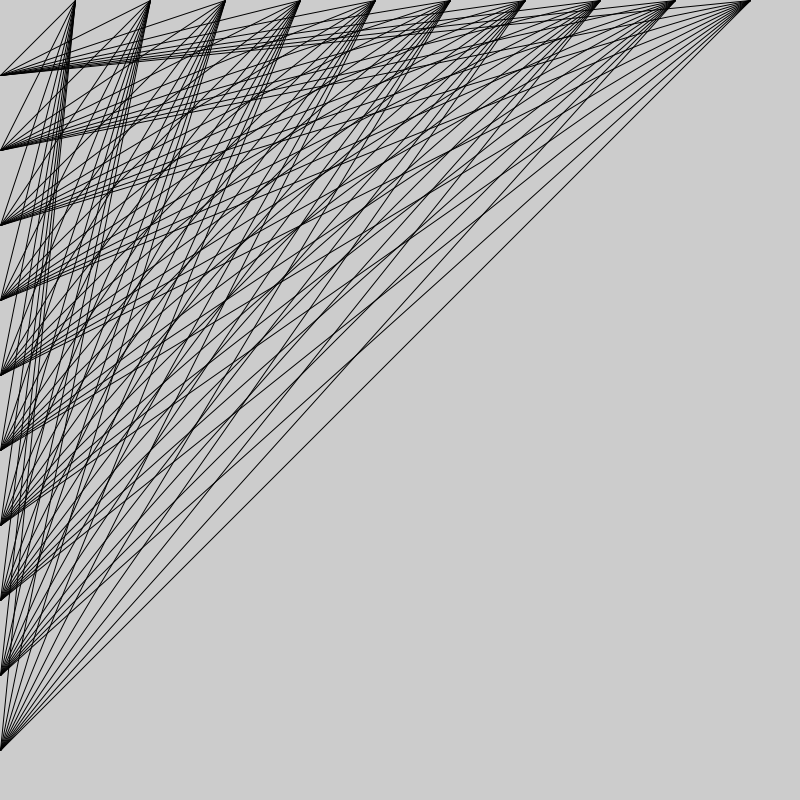
Frame 1 (no input)
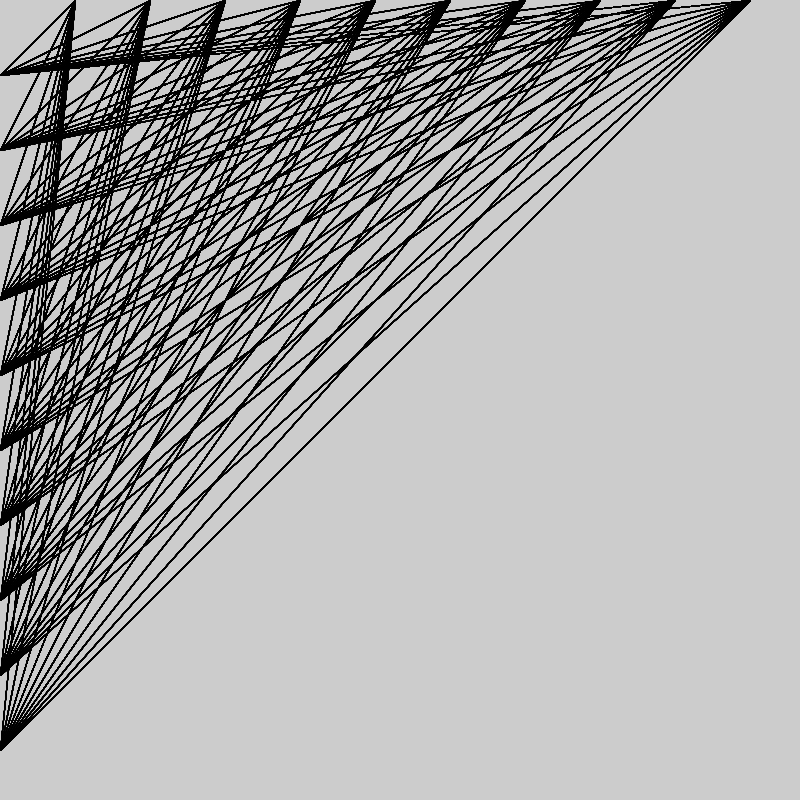
Frame 60 (the mouse pressed at the canvas centre just before this capture)
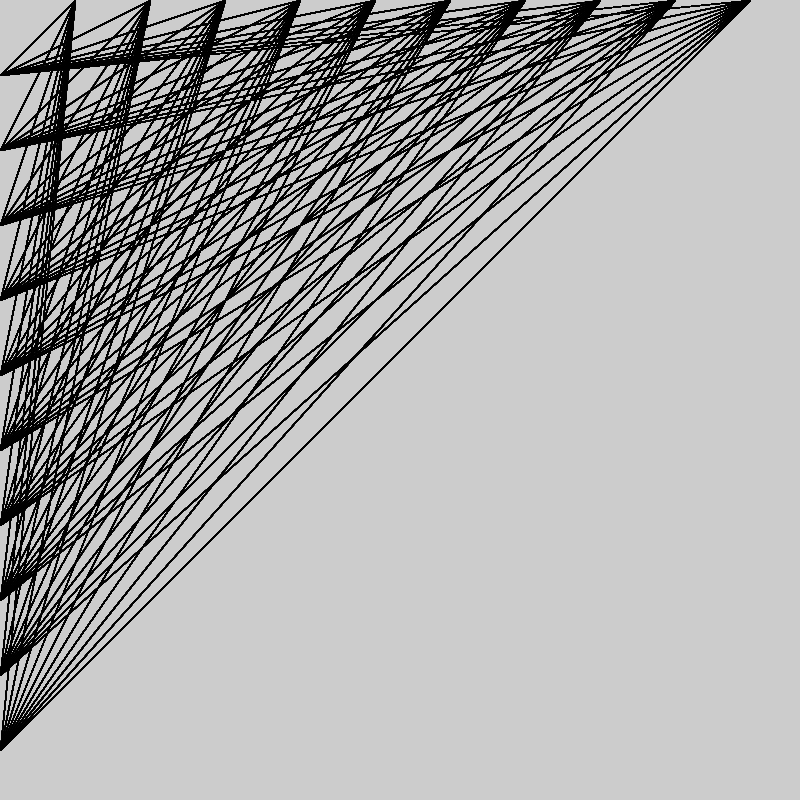
Frame 120 (the mouse held since frame 60 and released just before this capture)

The Processing sketch that drew these frames (run headless with seeded random() and noise(); from frame 60 on, the mouse is pressed at the canvas centre):

// Processing sketch: HW1d_connectPoint_Ver_1_by_Qiming
// ── HW1d_connectPoint_Ver_1_by_Qiming.pde
/***************************************************
Programmed by Qiming Zhou, ID 10415752
Processing 3.2.3    macOS 10.12.2
you can change the value of n to decide how many dots you want to skip
***************************************************/

void setup() {
  size(800,800);
}

int n = 75;

void draw() {
  for(int y = n; y <= height ; y += n){
    for(int x = n; x <= width ; x += n){
      line(x,0,0,y);
    }
  }
}
